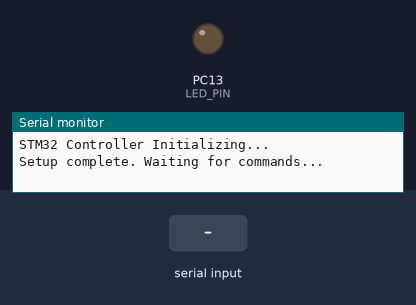
The sketch below on a simulated STM32 Black Pill. Shown: output pins drawn as LEDs (lit = HIGH), the last lines printed to the serial monitor. Inputs (shaded band) come from the test bench.

Above: at 1.2 s.
1.3 s: "led:on\n" received over the second serial link
At 2.3 s:
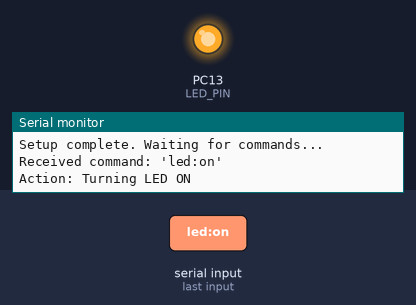
4.3 s: "led:off\n" received over the second serial link
At 4.6 s:
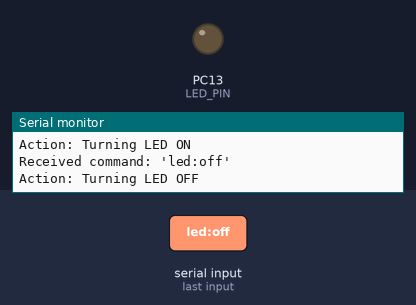
Timing chart, 0 to 7.3 s (numbered marks = the images above; inputs shaded):
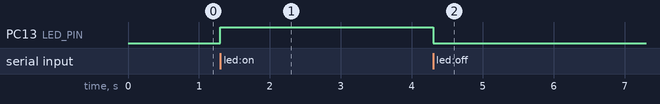

The sketch:

stm32_controller.ino
```cpp
/*
 * Epicure Robotics - STM32 Controller
 * * This firmware listens for commands on a UART peripheral (Serial1)
 * coming from the ESP32.
 * * It parses commands and controls an LED and a stepper motor.
 * * Hardware (Example for STM32F407VE):
 * - UART1: PA10 (RX1), PA9 (TX1)
 * - On-board LED: PC13 (or specify another)
 * - Stepper DIR Pin: PA0
 * - Stepper STEP Pin: PA1
 */

// --- Pin Configuration ---
// Adjust these pins to match your actual hardware setup
const int LED_PIN = PC13;       // On-board LED on many "Black Pill" / F407VE boards
const int STEPPER_DIR_PIN = PA0; // Stepper motor Direction pin
const int STEPPER_STEP_PIN = PA1; // Stepper motor Step pin

// --- UART Configuration ---
// Define the UART port connected to the ESP32.
// For STM32F407VE, Serial1 is on PA10 (RX) and PA9 (TX).
// We must cross-connect: ESP_TX -> STM_RX (PA10), ESP_RX -> STM_TX (PA9)
#define ESP_SERIAL Serial1
#define ESP_BAUD_RATE 115200

// --- Globals ---
String uartBuffer = "";     // Buffer to store incoming UART data
bool commandReady = false;  // Flag when a full command is received

/**
 * @brief Setup function, runs once at startup.
 */
void setup() {
    // Initialize primary serial (over USB) for debugging
    Serial.begin(115200);
    Serial.println("STM32 Controller Initializing...");

    // Initialize the UART for communication with ESP32
    ESP_SERIAL.begin(ESP_BAUD_RATE);

    // Configure hardware pins
    pinMode(LED_PIN, OUTPUT);
    pinMode(STEPPER_DIR_PIN, OUTPUT);
    pinMode(STEPPER_STEP_PIN, OUTPUT);

    // Set initial state
    digitalWrite(LED_PIN, LOW); // LED off (or HIGH if it's active-low like PC13)
    // digitalWrite(LED_PIN, HIGH); // Use this for active-low PC13

    Serial.println("Setup complete. Waiting for commands...");
}

/**
 * @brief Main loop, runs continuously.
 */
void loop() {
    // 1. Read incoming data from ESP32
    while (ESP_SERIAL.available() > 0) {
        char inChar = (char)ESP_SERIAL.read();

        // The ESP32 sends a newline ('\n') at the end of each command
        if (inChar == '\n') {
            commandReady = true;
            break; // Process the command
        } else if (inChar != '\r') {
            // Add character to the buffer (ignore carriage return)
            uartBuffer += inChar;
        }
    }

    // 2. Process the command if a full one is received
    if (commandReady) {
        Serial.print("Received command: '");
        Serial.print(uartBuffer);
        Serial.println("'");

        parseCommand(uartBuffer);

        // Clear the buffer and reset the flag
        uartBuffer = "";
        commandReady = false;
    }
}

/**
 * @brief Parses the received command string and executes the action.
 * * @param cmd The command string to parse.
 */
void parseCommand(String cmd) {
    cmd.trim(); // Remove any leading/trailing whitespace

    if (cmd.equals("led:on")) {
        Serial.println("Action: Turning LED ON");
        digitalWrite(LED_PIN, HIGH); // (or LOW for active-low PC13)
        // digitalWrite(LED_PIN, LOW); // Use for active-low PC13

    } else if (cmd.equals("led:off")) {
        Serial.println("Action: Turning LED OFF");
        digitalWrite(LED_PIN, LOW); // (or HIGH for active-low PC13)
        // digitalWrite(LED_PIN, HIGH); // Use for active-low PC13

    } else if (cmd.startsWith("motor:")) {
        Serial.println("Action: Parsing motor command...");
        // Command format: "motor:<steps>:<direction>"
        // Example: "motor:100:1" (100 steps, direction 1)

        // Find the colons
        int firstColon = cmd.indexOf(':');
        int secondColon = cmd.indexOf(':', firstColon + 1);

        if (firstColon > 0 && secondColon > firstColon) {
            // Extract substrings
            String stepsStr = cmd.substring(firstColon + 1, secondColon);
            String dirStr = cmd.substring(secondColon + 1);

            // Convert to integers
            int steps = stepsStr.toInt();
            int dir = dirStr.toInt();

            if (steps > 0) {
                Serial.print("  Moving motor ");
                Serial.print(steps);
                Serial.print(" steps in direction ");
                Serial.println(dir);
                moveMotor(steps, dir);
            } else {
                Serial.println("  Error: Invalid steps value.");
            }
        } else {
            Serial.println("  Error: Malformed motor command.");
        }
    } else {
        Serial.println("Action: Unknown command.");
    }
}

/**
 * @brief Controls the stepper motor.
 * * @param steps Number of steps to move.
 * @param dir Direction (1 for forward, 0 for reverse).
 */
void moveMotor(int steps, int dir) {
    // Set the direction
    digitalWrite(STEPPER_DIR_PIN, (dir == 1) ? HIGH : LOW);

    // Wait for direction to set (optional, good practice)
    delayMicroseconds(100);

    // Generate step pulses
    // This is a simple, blocking implementation.
    // A non-blocking timer-based approach is better for real applications
    // but this satisfies the logic requirement.
    for (int i = 0; i < steps; i++) {
        digitalWrite(STEPPER_STEP_PIN, HIGH);
        delayMicroseconds(500); // Pulse width (controls max speed)
        digitalWrite(STEPPER_STEP_PIN, LOW);
        delayMicroseconds(500); // Time between pulses
    }

    Serial.println("  Motor move complete.");
}
```

Measured:
- after the input at 1.3 s, PC13 (LED_PIN): LOW → HIGH at once
- after the input at 4.3 s, PC13 (LED_PIN): HIGH → LOW at once
